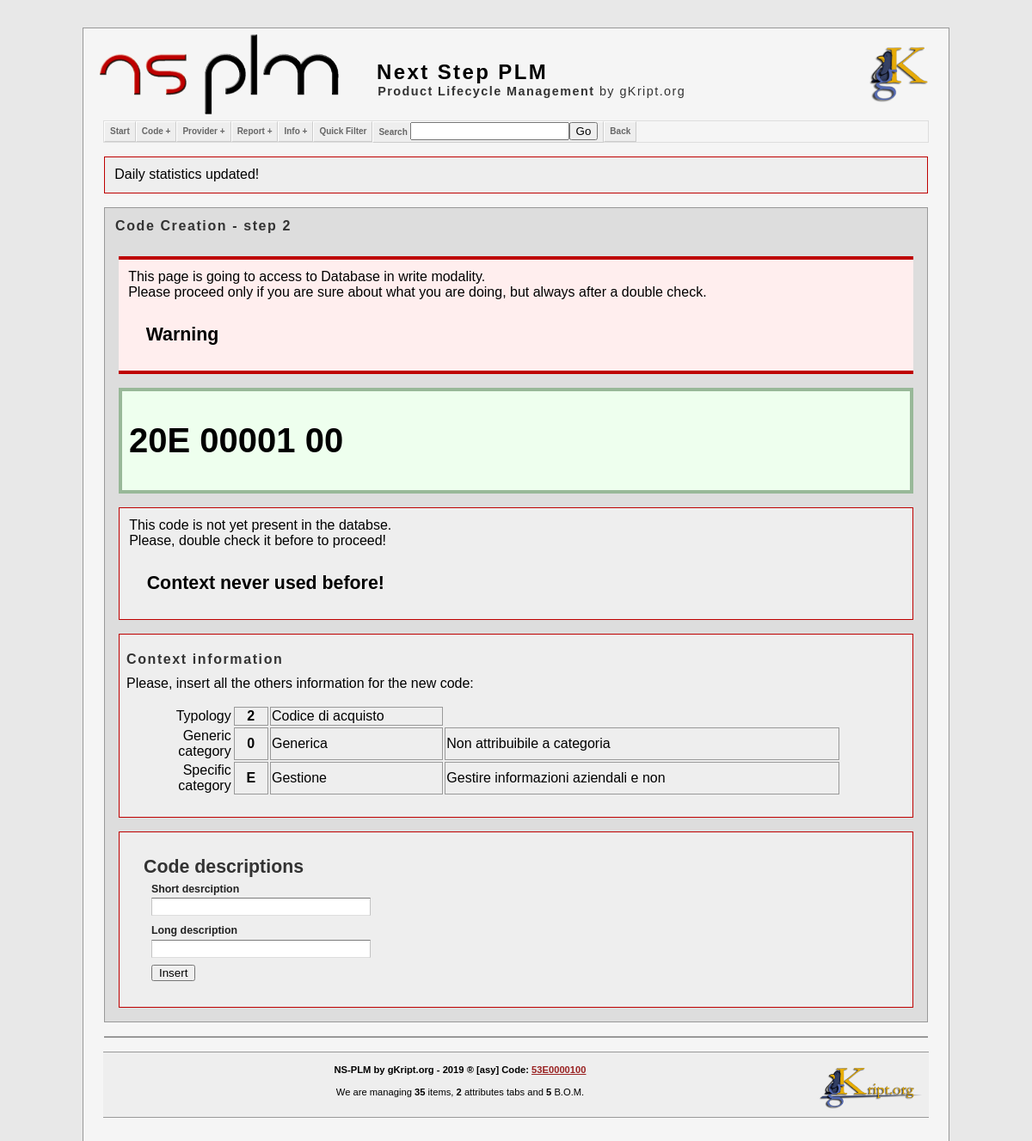
The app's page /code.php?T=2&G=0&S=E&action=Create, older data.
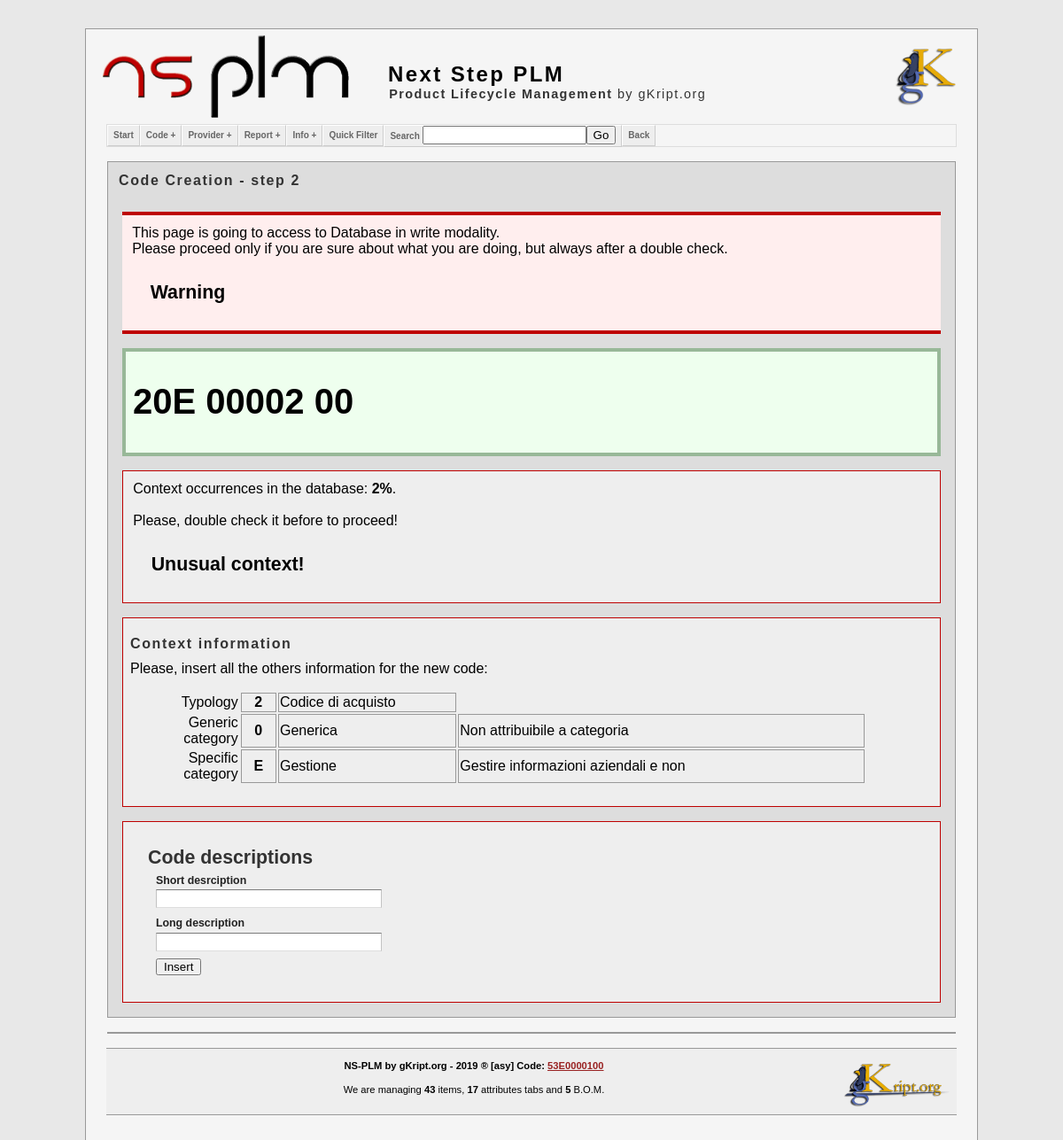
The same page, newer data.
### tables this page shows
CREATE TABLE IF NOT EXISTS `statistics` (
  `statid` int(11) NOT NULL AUTO_INCREMENT,
  `name` varchar(32) NOT NULL,
  `value` varchar(32) NOT NULL,
  `timest` timestamp NOT NULL DEFAULT current_timestamp(),
  UNIQUE KEY `statid` (`statid`)
);

CREATE TABLE IF NOT EXISTS `elenco_codici` (
  `idCodice` int(11) NOT NULL AUTO_INCREMENT,
  `codice` varchar(10) NOT NULL,
  `T` int(1) NOT NULL,
  `CG` varchar(3) NOT NULL,
  `CS` varchar(3) NOT NULL,
  `abbreviazione` text NOT NULL,
  `descrizione` text NOT NULL,
  `dbCodici` int(11) NOT NULL DEFAULT 0,
  `createTS` timestamp NOT NULL DEFAULT current_timestamp(),
  `modifyTS` timestamp NOT NULL DEFAULT current_timestamp() ON UPDATE current_timestamp(),
  PRIMARY KEY (`idCodice`),
  UNIQUE KEY `codice` (`codice`)
);

### src/php/mysqli_utils.php (called while the page is built, shortened)
<?php
	function query_get_result( $query  , $echo = 0 ) {
		global $mysqli;
		$result = $mysqli->query ( $query ) or
			die( "query_single_line() : Problem with query<br/>&nbsp;&nbsp;&nbsp;&nbsp;Query true: $query<br/>&nbsp;&nbsp;&nbsp;&nbsp;MySql :" . $mysqli->error ."<br/>" );
		if ( $result->num_rows != 0 )
			return $result;
		else
			return NULL;
	}
	function query_get_a_field( $query , $fname  , $echo = 0 ) {
		$result = query_get_result( $query );
		if ( $row = $result->fetch_array() )
			return $row[ $fname ];
		else
			return 0;
	}
?>

### src/php/code_functions.php (called while the page is built, shortened)
<?php
	function get_new_code( $t, $g, $s ) {
		global $mysqli;
		$srch = "$t$g$s";
		$sql = "SELECT *  FROM `elenco_codici` WHERE `codice` LIKE '$srch%' ORDER BY `codice`  DESC Limit 0,1";
		$result = $mysqli->query( $sql ) or
			die( "query_single_line() : Problem with query<br/>&nbsp;&nbsp;&nbsp;&nbsp;Query : $sql<br/>&nbsp;&nbsp;&nbsp;&nbsp;MySql :" . $mysqli->error ."<br/>" );
		if ( $row = $result->fetch_array() )
			$code = $row[ "codice" ];
		else
				return "$t$g$s" . "0000100";
		$cod_id = (int)substr($code, 3, 5);
		$ncode_id = sprintf( "%05d" , $cod_id + 1 );
		$ret = $srch . $ncode_id . "00";
		return $ret;
	}
?>

### src/php/codemenu.php (the view, shortened to what this page needs)
<?php
	function emphasis_code( $code , $bl = 0 ) {
		if ( ! $bl )
			$code_split = substr($code, 0, 3) . "  " . substr($code, 3, 5) . "  " . substr($code, 8, 2);
		else if ( $bl == 1)
			$code_split = substr($code, 0, 3) . "  " . substr($code, 3, 5) . "  " . "<span class=\"blink_text\">" . substr($code, 8, 2) . "</span>";
		else if ( $bl == 2)
			$code_split = substr($code, 0, 3) . "  " . "<span class=\"blink_text\">" . substr($code, 3, 5) . "</span>" . "  " . substr($code, 8, 2);
		if ( ! $bl )
			echo "<blockquote class=\"code\">";
		else
			echo "<blockquote class=\"code_update\">";
?>
		<h1>
			<?php
					echo $code_split;
			?>
		</h1>
		</blockquote>
<?php
	}
?>

### src/php/utils.php (shortened to what this page needs)
<?php
	function println( $text ) {
		echo $text . "\n";
	}
	function link_css( $name , $path , $src = "local"  ) {
		if ( $src == "local" ) {
			$fname = $path . $name;
			println( "<link rel=\"stylesheet\" href=\"$fname\" type=\"text/css\" />" );
		}
		else if ( $src == "online" ) {
			println( "<link rel=\"stylesheet\" href=\"$path\" type=\"text/css\" />" );
		}
	}
	function insert_blockquote( $text , $type = "Blockquote" , $die = 0 ) {
		$border = "";
		if ( $type == "Blockquote" )
			$border = "border-top:1px solid #999; border-bottom:1px solid #999; background-color:#edd;";
		if ( $type == "Notice" )
			$border = "border-top:1px solid #999; border-bottom:1px solid #999; background-color:#eef;";
		else if ( $type == "Caution" )
			$border = "border-top:4px solid #e8e848; border-bottom:4px solid #e8e848; background-color:#ffd;";
		else if ( $type == "Warning" )
			$border = "border-top:4px solid #be0000; border-bottom:4px solid #be0000; background-color:#fee; text-align: justify; text-justify: inter-word;";
		else if ( $type == "Error" )
			$border = "border-top:10px solid #be0000; border-bottom:10px solid #be0000; background-color:#f99;";
		else if ( $type == "Success" )
			$border = "border-top:10px solid #8f8; border-bottom:10px solid #8f8; background-color:#dfd;";
		else
			$border = "border:1px solid #be0000; background-color:#eee;";
		if ( $type != "Blockquote" ) {
?>
		<blockquote style = "<?php print( $border ); ?>" >
			<p>
				<?php print( $text ); ?><br /><br />
				<h3>&nbsp;&nbsp;&nbsp;&nbsp;<span class="blink_text"><?php print( $type); ?></span></h3><br />
			</p>
<?php
		}
		else {
?>
		<blockquote style = "<?php print( $border ); ?>" >
			<p><?php print( $text ); ?></p>
<?php
		}
		echo "		</blockquote>";
	}
?>

### src/php/footer.php
			<div id="footer">
				<div style='text-align: center;' >
					<img src="src/img/logo/gkl.png" border="0" width="130px" alt="gk logo" style="float: right; vertical-align: middle; " />
					<h4>NS-PLM by gKript.org - 2019 &reg; [asy] Code: <a href="code.php?code=53E0000100">53E0000100</a></h4>
					<p>We are managing <b><?php echo stat_codes_total_from_stats(0); ?></b> items, <b><?php echo stat_attributes_total_from_stats(0); ?></b> attributes tabs and <b><?php echo stat_bom_total_from_stats(0); ?></b> B.O.M.</p>
					<br/>
				</div>
			</div>
		</div>
		<br/><br/>
	</body>
</html>

Row changes from the older to the newer data that the page shows:
no longer on this page (row unchanged): statistics: value "35"
no longer on this page (row unchanged): statistics: value "2"
added elenco_codici: codice "20E", codice "00002", codice "00"
added statistics: value "43"
added statistics: value "17"
Text that changed along with them:
$text: "…after a double check. This code is not yet present in the databse. Please, double check it…" → "…after a double check. Context occurrences in the database: 2% . Please, double check it…"
$type: "Warning Context never used before!" → "Warning Unusual context!"
$text: "Daily statistics updated!" → (not shown)
substr($code, 0, 3): "20E" → (not shown)
substr($code, 3, 5): "00001" → (not shown)
substr($code, 8, 2): "00" → (not shown)
